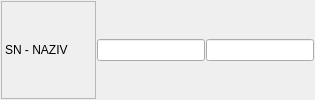
             <widget class="QFrame" name="frame_14">
              <property name="sizePolicy">
               <sizepolicy hsizetype="Preferred" vsizetype="Maximum">
                <horstretch>0</horstretch>
                <verstretch>0</verstretch>
               </sizepolicy>
              </property>
              <property name="frameShape">
               <enum>QFrame::NoFrame</enum>
              </property>
              <property name="frameShadow">
               <enum>QFrame::Raised</enum>
              </property>
              <layout class="QHBoxLayout" name="horizontalLayout_21">
               <property name="spacing">
                <number>1</number>
               </property>
               <property name="leftMargin">
                <number>1</number>
               </property>
               <property name="topMargin">
                <number>1</number>
               </property>
               <property name="rightMargin">
                <number>1</number>
               </property>
               <property name="bottomMargin">
                <number>1</number>
               </property>
               <item>
                <widget class="QLabel" name="label_14">
                 <property name="minimumSize">
                  <size>
                   <width>95</width>
                   <height>0</height>
                  </size>
                 </property>
                 <property name="frameShape">
                  <enum>QFrame::StyledPanel</enum>
                 </property>
                 <property name="text">
                  <string>SN - NAZIV</string>
                 </property>
                </widget>
               </item>
               <item>
                <widget class="QLineEdit" name="txtSerialNumber">
                 <property name="font">
                  <font>
                   <weight>50</weight>
                   <bold>false</bold>
                  </font>
                 </property>
                </widget>
               </item>
               <item>
                <widget class="QLineEdit" name="txtNazivOpreme"/>
               </item>
              </layout>
             </widget>
